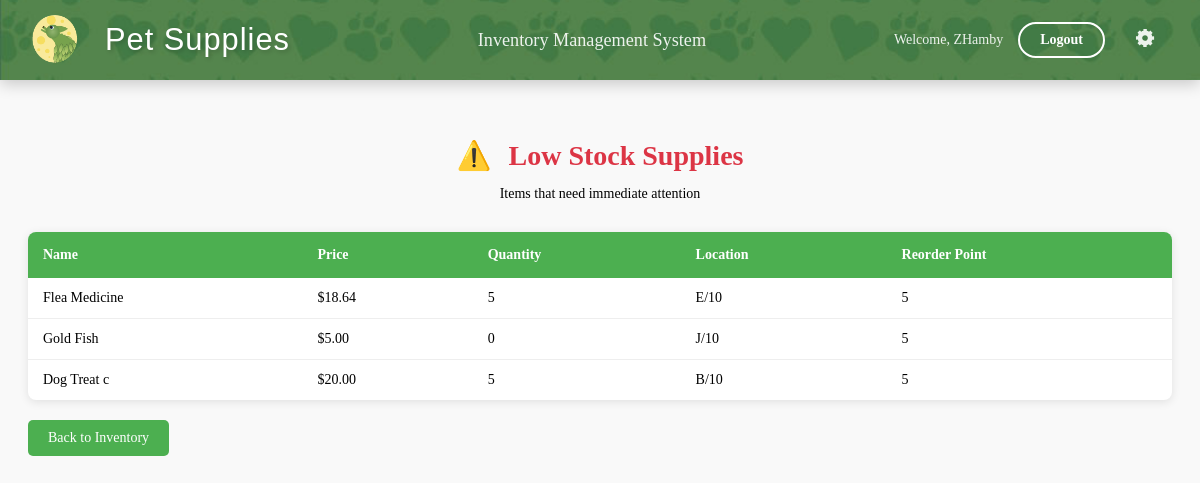
The app's page /low-stock/ (signed in) with its own data.
### inventory/models.py (models this page shows, shortened)
class Supply(models.Model):
    name = models.CharField(max_length=255, primary_key=True)
    price = models.FloatField()
    quantity = models.IntegerField()
    location = models.CharField(max_length=255)
    reorder_point = models.PositiveIntegerField(default=5)
    deleted = models.BooleanField(default=False)

### inventory/views.py (the view)
# urls.py: path('low-stock/', views.low_stock_supplies, name='low_stock_supplies'),
def low_stock_supplies(request):
    low_stock_items = Supply.objects.filter(quantity__lte=models.F('reorder_point'))
    return render(request, 'inventory/low_stock.html', {'low_stock_items': low_stock_items})

### inventory/templates/inventory/low_stock.html (shortened to what this page needs)
{% extends 'inventory/base.html' %}
{% load static %}
{% block content %}
<div class="low-stock-container">
    <div class="low-stock-header">
        <h1><span class="warning-icon">⚠️</span> Low Stock Supplies</h1>
        <p>Items that need immediate attention</p>
    </div>
    <table class="low-stock-table">
        <thead>
            <tr>
                <th>Name</th>
                <th>Price</th>
                <th>Quantity</th>
                <th>Location</th>
                <th>Reorder Point</th>
            </tr>
        </thead>
        <tbody>
            {% for supply in low_stock_items %}
            <tr>
                <td>{{ supply.name }}</td>
                <td>${{ supply.price|floatformat:2 }}</td>
                <td>{{ supply.quantity }}</td>
                <td>{{ supply.location }}</td>
                <td>{{ supply.reorder_point }}</td>
            </tr>
            {% empty %}
            <tr>
                <td colspan="5" class="empty-message">No low stock items at this time.</td>
            </tr>
            {% endfor %}
        </tbody>
    </table>
    <a href="{% url 'index' %}" class="back-link">Back to Inventory</a>
</div>
{% endblock %}

### inventory/templates/inventory/base.html (shortened to what this page needs)
{% load static %}
<!DOCTYPE html>
<html lang="en">
<head>
    <link rel="stylesheet" href="{% static 'css/styles.css' %}">
</head>
<body>
    <header class="header-container">
        <img src="{% static 'icons/header_image.jpg' %}" alt="Header Background" class="header-bg">
        <div class="header-content">
            <div class="header-left">
                <img src="{% static 'icons/TLeafLogo2sm.png' %}" alt="T Leaf Logo" class="logo">
                <div class="header-title">Pet Supplies</div>
            </div>
            <div class="header-subtitle">Inventory Management System</div>
            <div class="header-right">
                {% if user.is_authenticated %}
                    <span class="welcome-text">Welcome, {{ user.username }}</span>
                    <a href="{% url 'logout' %}" class="header-button">Logout</a>
                    {% if user.is_authenticated and user.is_staff %}
        <div class="dropdown">
            <span class="gear-icon"><img src="{% static 'icons/settinggear.svg' %}" alt="settign gear" class="logo"></span>
        </div>
                    {% else %}
                         <p></p>
                    {% endif %}
                {% else %}
                    <a href="{% url 'login' %}" class="header-button">Login</a>
                {% endif %}
            </div>
        </div>
    </header>
    <div class="content-container">
        {% block content %}{% endblock %}
    </div>
</body>
</html>

### inventory/static/css/styles.css (style rules this page uses)
body { font-family: 'Georgia', serif; font-size: 14px; margin-top: 100px; background-color: #f9f9f9; }
.header-container { position: fixed; top: 0; left: 0; right: 0; height: 80px; background: linear-gradient(135deg, #1e4d2b, #2E7D32); color: white; z-index: 1000; box-shadow: 0 2px 10px rgba(0, 0, 0, 0.1); transition: all 0.3s ease; }
.header-bg { position: absolute; top: 0; left: 0; width: 100%; height: 100%; object-fit: cover; z-index: 1; }
.header-content { position: relative; z-index: 2; display: flex; align-items: center; justify-content: space-between; padding: 0 30px; height: 100%; max-width: 1400px; margin: 0 auto; }
.header-left { display: flex; align-items: center; gap: 25px; }
.header-title { font-family: 'Bauhaus 93', Arial, sans-serif; font-size: 2.2em; text-shadow: 2px 2px 4px rgba(0, 0, 0, 0.2); letter-spacing: 1px; }
.header-subtitle { font-size: 1.3em; opacity: 0.9; font-weight: 300; }
.header-right { display: flex; align-items: center; gap: 15px; }
.logo { width: 50px; height: 50px; border-radius: 50%; object-fit: cover; transition: transform 0.3s ease; }
.welcome-text { font-size: 14px; opacity: 0.9; }
.header-button { display: inline-block; padding: 8px 20px; background-color: transparent; border: 2px solid white; color: white; text-decoration: none; border-radius: 20px; font-weight: bold; transition: all 0.3s ease; }
.header-right span { font-size: 14px; opacity: 0.9; }

### inventory/templates/inventory/base.html (style rules this page uses)
.dropdown { position: relative; display: inline-block; }
.gear-icon { cursor: pointer; font-size: 24px; }

### inventory/templates/inventory/low_stock.html (style rules this page uses)
.low-stock-container { max-width: 1200px; margin: 30px auto; padding: 20px; }
.low-stock-header { text-align: center; margin-bottom: 30px; }
.low-stock-header h1 { color: #dc3545; font-size: 2em; margin-bottom: 10px; }
.low-stock-table { width: 100%; border-collapse: collapse; background: white; box-shadow: 0 2px 10px rgba(0, 0, 0, 0.1); border-radius: 8px; overflow: hidden; }
.low-stock-table th { background-color: #4CAF50; color: white; padding: 15px; text-align: left; font-weight: 600; }
.low-stock-table td { padding: 12px 15px; border-bottom: 1px solid #eee; }
.low-stock-table tr:last-child td { border-bottom: none; }
.back-link { display: inline-block; margin-top: 20px; padding: 10px 20px; background-color: #4CAF50; color: white; text-decoration: none; border-radius: 5px; transition: background-color 0.3s; }
.warning-icon { color: #dc3545; margin-right: 10px; }

### records on screen
Supply: name "Flea Medicine", price "18.64", quantity "5", location "E/10", reorder_point "5"
Supply: name "Gold Fish", price "5.00", quantity "0", location "J/10", reorder_point "5"
Supply: name "Dog Treat c", price "20.00", quantity "5", location "B/10", reorder_point "5"

### other values on screen
{{ user.username }} "ZHamby"
